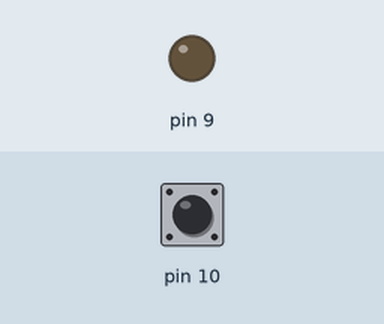
The sketch below on a simulated Arduino Uno, built with avr-gcc and run on an emulated ATmega328P. Shown: output pins drawn as LEDs (lit = HIGH). The inputs (shaded band) are chosen by the test bench; at power-on: pin 10 HIGH.

Above: at 1.2 s.
1.3 s: pin 10 pulled LOW for 0.15 s
At 1.37 s:
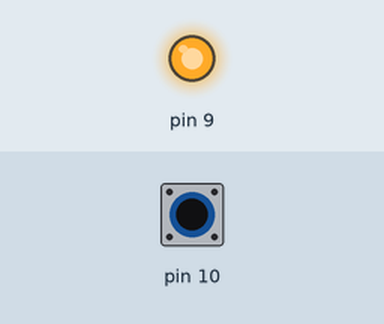
2.9 s: pin 10 pulled LOW for 3.2 s
At 7.4 s:
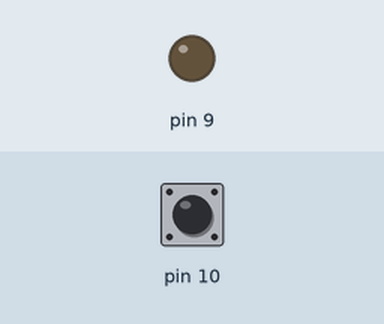
Timing chart, 0 to 8.9 s (numbered marks = the images above; inputs shaded):
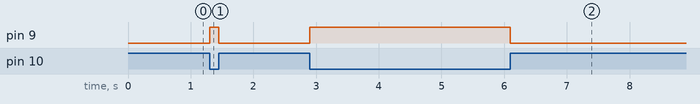

The sketch:

motorDCbotao.ino
```cpp
void setup()
{
// configura o pino do motor DC como saída
pinMode(9, OUTPUT);
// configura o pino do botão como entrada com pull-up ativado
pinMode(10, INPUT_PULLUP);

}

void loop()
{
  // se o botão estiver sendo apertado, o motor DC liga
  if (digitalRead(10) == LOW) {
     analogWrite(9, 255);
  }
  // se não, o motor DC desliga
  else {
     analogWrite(9,0);
}
}
```

Measured:
- after the input at 1.3 s, pin 9: LOW → HIGH at once, → LOW 0.15 s later
- after the input at 2.9 s, pin 9: LOW → HIGH at once, → LOW 3.2 s later
